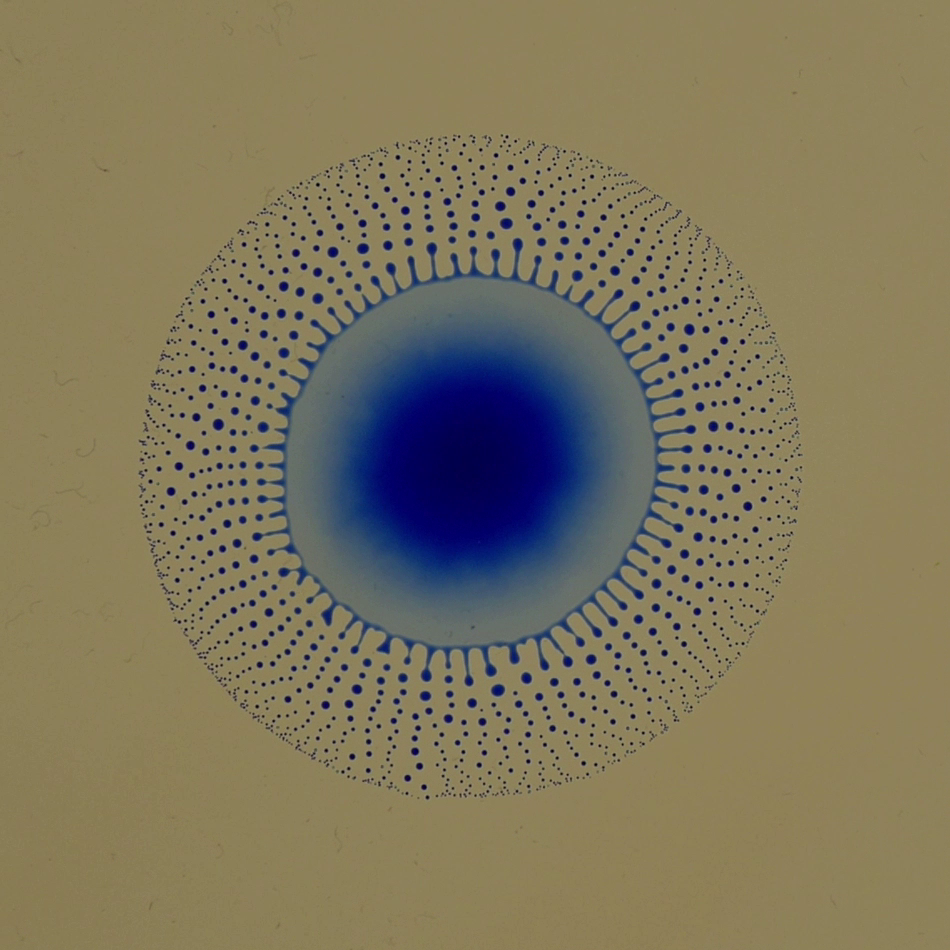
#> input picture dropletStatistics/testImg.tiff, 950 x 950 px
$ python -i diameters.py   (imports and definitions only)
#> lines starting #> are read from the running program, lines starting #| are printed output that depends on the picture; after the words box and inside, x2 and y2 are one past the last pixel; in counts of white or black regions, pixels touching at a corner belong together
#> further down, picture is the input picture: shape (950, 950, 3); mean B, G, R 92.6, 118.7, 127
import numpy as np
import cv2

def centerAndAllDiameters(frame: np.ndarray) -> tuple:
    '''Takes a frame and exports the center and diameters'''

    # STATES
    # + droplet (r_sd, r_bd, r_cd)
    # + tranient (r_sd, r_bd)
    # + disappeared (r_sd)

    if len(frame.shape) == 3:
        # convert to grayscale and otsu method
        gray = cv2.cvtColor(frame, cv2.COLOR_BGR2GRAY)
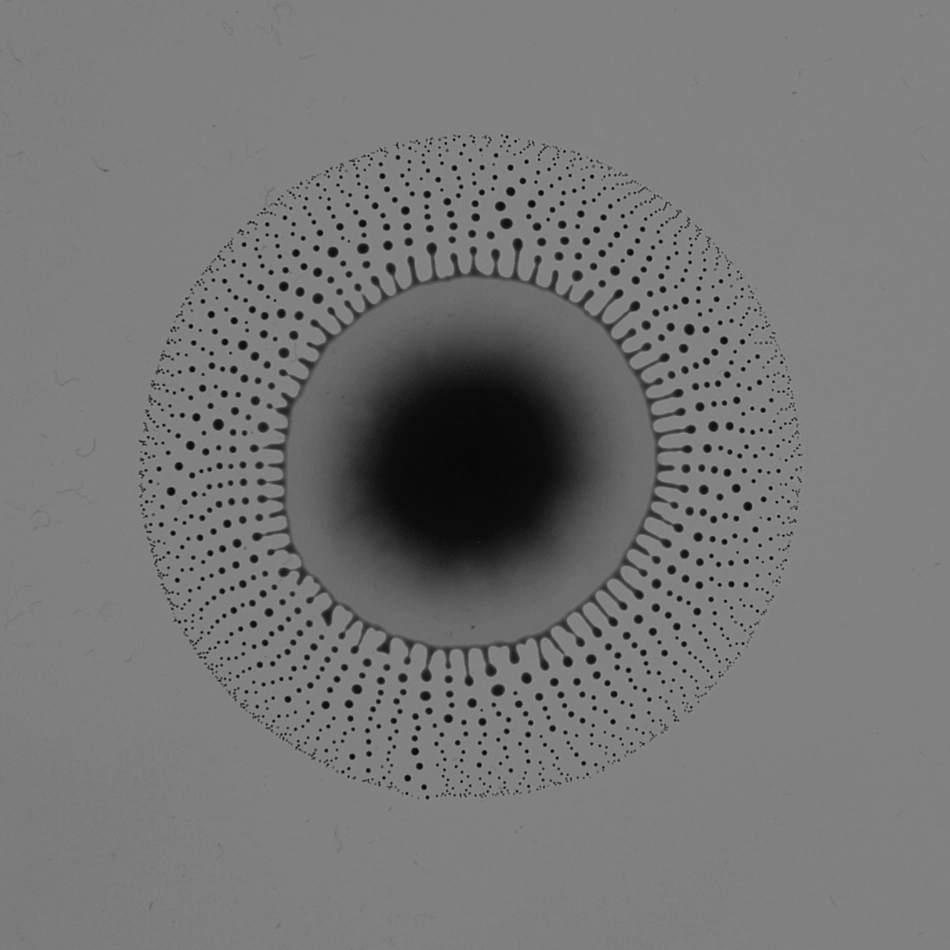
#> gray: shape (950, 950); min 1, max 149, mean 118.1
        th,otsu = cv2.threshold(gray,0,255,cv2.THRESH_BINARY_INV+cv2.THRESH_OTSU)
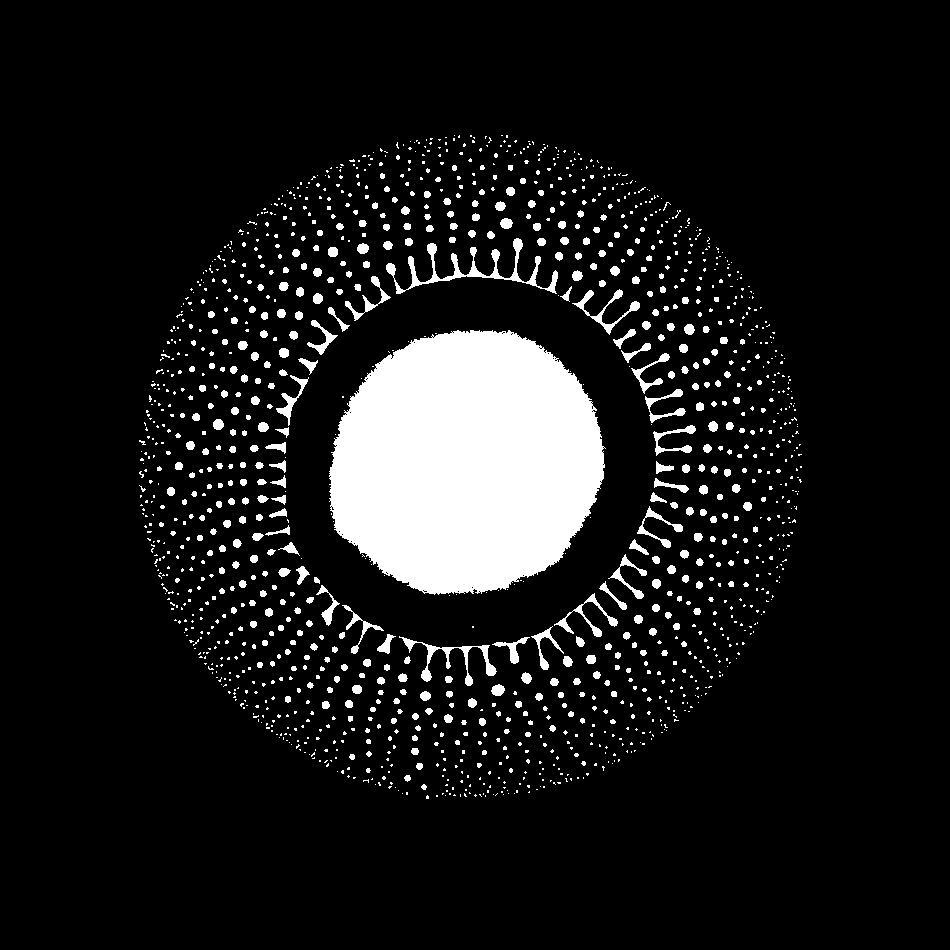
#> otsu: shape (950, 950); 9.7% white; 1452 white regions (1070 under 20 px), largest, box (x1, y1, x2, y2) and area: (329, 330, 606, 595) 56974, (386, 238, 558, 294) 1728, (399, 636, 497, 686) 863
#> th = 83
    else:
        otsu = frame.copy()

    # smooth image
    kernel = np.ones((10,10))
    otsu = cv2.dilate(otsu, kernel)
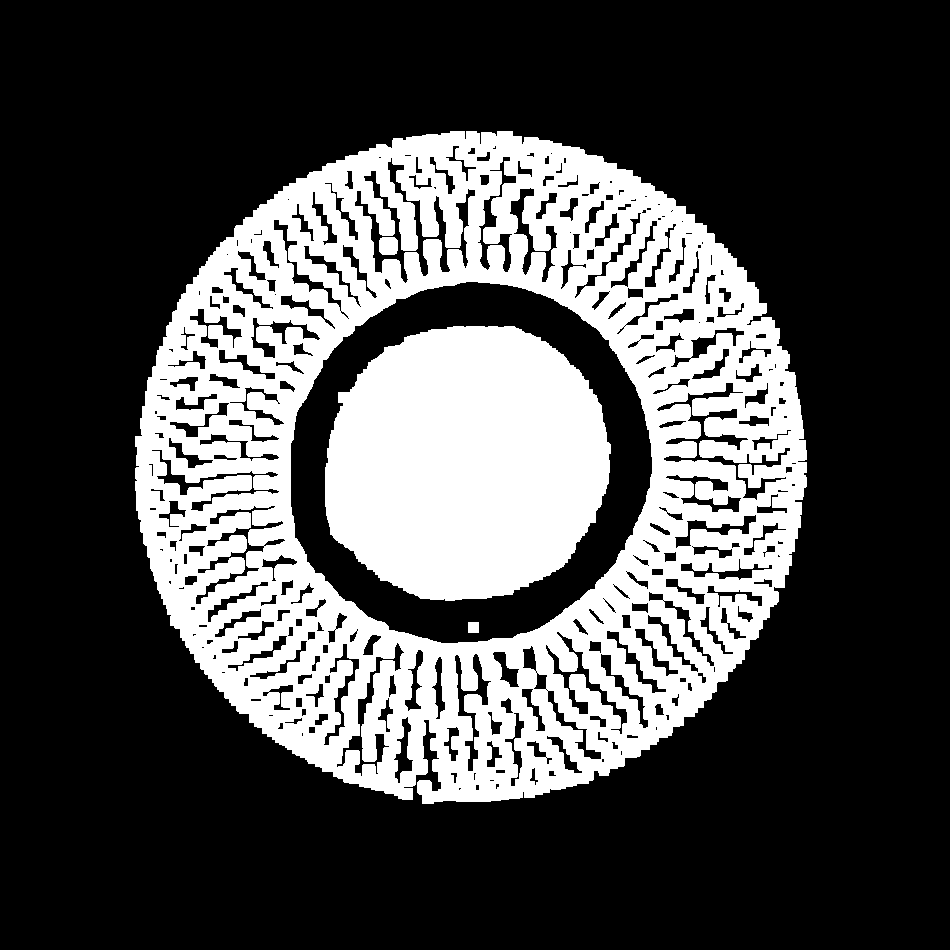
#> otsu: shape (950, 950); 29.6% white; 4 white regions

    # Find contours
    cnts, _ = cv2.findContours(otsu, cv2.RETR_EXTERNAL, cv2.CHAIN_APPROX_SIMPLE)
#> cnts = 1 contour; box (x1, y1, x2, y2) and area: (135, 131, 807, 804) 350412
    cnts = np.concatenate(cnts) # Concatenate all contours -> to get the outer one
#> cnts = contour of 933 points, box (x1, y1, x2, y2) (135, 131, 807, 804), area 350412

    # determine and draw bounding rectangle
    x, y, w, h = cv2.boundingRect(cnts)
#> x = 135; y = 131; w = 672; h = 673
    center = (int(x+w/2), int(y+h/2))
#> center = (471, 467)
    r_sd = np.min([int(w/2),int(h/2)])
#> r_sd = 336

    # convert to polar coordinates
    polar_image = cv2.warpPolar(
            src=otsu,
            center=center,
            dsize=(r_sd,otsu.shape[1]),
            maxRadius=r_sd,
            flags=cv2.WARP_FILL_OUTLIERS)
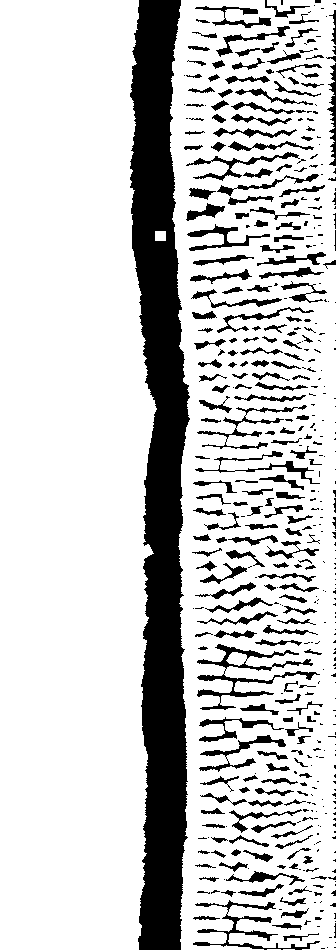
#> polar_image: shape (950, 336); 79.6% white; 465 black regions (242 under 20 px), largest, box (x1, y1, x2, y2) and area: (130, 0, 190, 950) 36679, (197, 644, 320, 710) 1615, (193, 900, 320, 950) 1038

    # chnage data type and calculate mean over columns
    polar_image = np.float32(polar_image)
    p_mean = np.mean(polar_image, axis=0, dtype=np.float32)
#> p_mean = 336 values, max 255 at index 0, min 0 at index 166, mean 203

    # core diameter
    index_core = np.where(p_mean == 255)[0]
#> index_core = 130 values from 0 to 129
    band_core = len(index_core)
#> band_core = 130
    if band_core >= 15:
        r_cd = index_core[-1]
#> r_cd = 129
    else:
        r_cd = None

    # burst diameter
    index_burst= np.where(p_mean <= 20)[0]
#> index_burst = 23 values from 149 to 171
    band_burst = len(index_burst)
#> band_burst = 23
    if band_burst >= 15:
        r_bd = index_burst[-1]
#> r_bd = 171
    else:
        r_bd = None

    return (center, r_cd, r_bd, r_sd)

>>> import cv2
>>> picture = cv2.imread('../dropletStatistics/testImg.tiff')
>>> result = centerAndAllDiameters(picture)
#> result = ((471, 467), 129, 171, 336)
